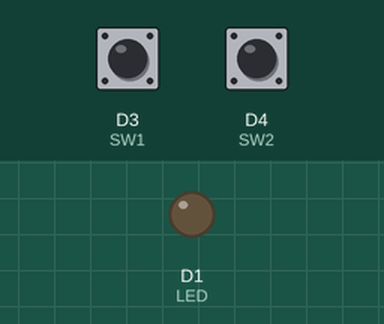
Simulated run of this sketch. Board: ESP8266 (NodeMCU). Parts: output pins drawn as LEDs (lit = HIGH). The inputs (shaded band) are chosen by the test bench; at power-on: D3 (SW1) HIGH, D4 (SW2) HIGH. WiFi joins after 1.5 s; servers stay silent unless stated.

Above: at 3.0 s.
3.1 s: D3 (SW1) pulled LOW for 0.15 s
At 4.2 s:
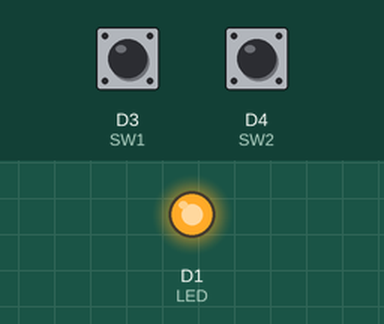
4.7 s: D4 (SW2) pulled LOW for 0.15 s
At 5.4 s:
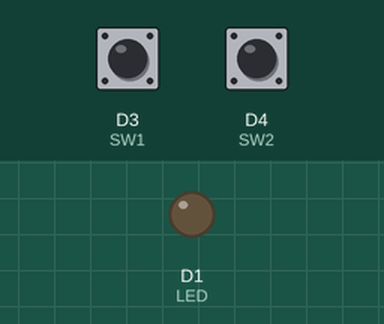
6.3 s: D3 (SW1) pulled LOW for 1 s
At 6.6 s:
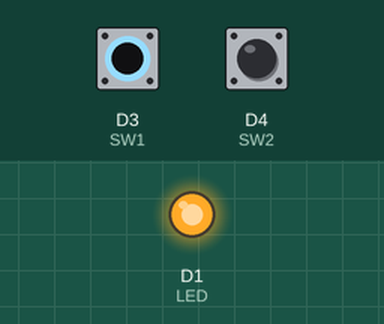
Timing chart, 0 to 9.3 s (numbered marks = the images above; inputs shaded):
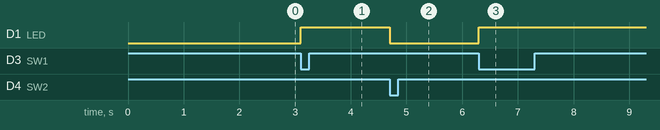

The sketch:

blynk_exmple_led_blink_time.ino
```cpp
#define BLYNK_PRINT Serial
#define LED D1
#define SW1 D3
#define SW2 D4
#include <ESP8266WiFi.h>
#include <BlynkSimpleEsp8266.h>
char auth[] = "850bbb64791348858c06c620e94be7e0";
char ssid[] = "wifi name";
char pass[] = "wifi password";
BlynkTimer timer;
WidgetLED led(V1);
void timerEvent()
{
  if(digitalRead(LED)==HIGH)
    led.on();
  else
    led.off();
}
void setup()
{
  Serial.begin(9600);
  Blynk.begin(auth, ssid, pass);
  timer.setInterval(2000L, timerEvent);
  pinMode(LED,OUTPUT);
  pinMode(SW1,INPUT_PULLUP);
  pinMode(SW2,INPUT_PULLUP);
}
void loop()
{
  Blynk.run();
  timer.run(); // run BlynkTimer
  if(digitalRead(SW1)==LOW)
    digitalWrite(LED,HIGH);
  else if (digitalRead(SW2)==LOW)
    digitalWrite(LED,LOW);
}
```

Measured:
- after the input at 3.1 s, D1 (LED): LOW → HIGH at once
- after the input at 4.7 s, D1 (LED): HIGH → LOW at once
- after the input at 6.3 s, D1 (LED): LOW → HIGH at once
